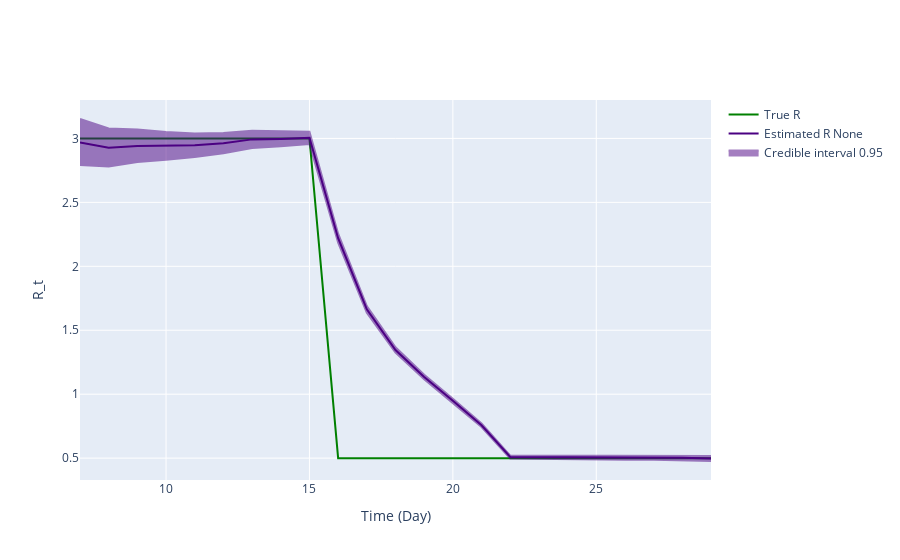

Notebook code cell kept with this figure:
### Markdown cell above
## Inference plot using class method results

### Code cell
fig = ReproductionNumberPlot()

fig.add_ground_truth_rt(ground_truth)
fig.add_interval_rt(intervals)

fig.update_labels(time_label='Time (Day)', r_label='R_t')

fig.show_figure()

### Figure 1 — Plotly figure (JSON) as saved in the notebook; plotly's stock layout.template omitted (floating-point values rounded to 4 significant figures)
{"data": [{"line": {"color": "green"}, "mode": "lines", "name": "True R", "type": "scatter", "x": [7, 8, 9, 10, 11, 12, 13, 14, 15, 16, 17, 18, 19, 20, 21, 22, 23, 24, 25, 26, 27, 28, 29], "y": [3, 3, 3, 3, 3, 3, 3, 3, 3, 0.5, 0.5, 0.5, 0.5, 0.5, 0.5, 0.5, 0.5, 0.5, 0.5, 0.5, 0.5, 0.5, 0.5]}, {"line": {"color": "indigo"}, "mode": "lines", "name": "Estimated R None", "type": "scatter", "x": [7, 8, 9, 10, 11, 12, 13, 14, 15, 16, 17, 18, 19, 20, 21, 22, 23, 24, 25, 26, 27, 28, 29], "y": [2.969, 2.927, 2.941, 2.941, 2.946, 2.963, 2.992, 2.996, 3.004, 2.22, 1.663, 1.346, 1.135, 0.9492, 0.7572, 0.5088, 0.5084, 0.5059, 0.5046, 0.5019, 0.5038, 0.5022, 0.497]}, {"fill": "toself", "fillcolor": "indigo", "line": {"color": "indigo"}, "mode": "lines", "name": "Credible interval 0.95", "opacity": 0.5, "showlegend": true, "type": "scatter", "x": [7, 8, 9, 10, 11, 12, 13, 14, 15, 16, 17, 18, 19, 20, 21, 22, 23, 24, 25, 26, 27, 28, 29, 29, 28, 27, 26, 25, 24, 23, 22, 21, 20, 19, 18, 17, 16, 15, 14, 13, 12, 11, 10, 9, 8, 7], "y": [3.152, 3.077, 3.07, 3.05, 3.038, 3.042, 3.06, 3.053, 3.053, 2.255, 1.689, 1.366, 1.152, 0.9649, 0.771, 0.5202, 0.5201, 0.5185, 0.5185, 0.5171, 0.5204, 0.5204, 0.5168, 0.4776, 0.4843, 0.4874, 0.4869, 0.4909, 0.4933, 0.4967, 0.4976, 0.7436, 0.9337, 1.117, 1.325, 1.638, 2.184, 2.956, 2.94, 2.926, 2.885, 2.854, 2.834, 2.816, 2.78, 2.791]}], "layout": {"hovermode": "x unified", "xaxis": {"title": {"text": "Time (Day)"}}, "yaxis": {"title": {"text": "R_t"}}}}
